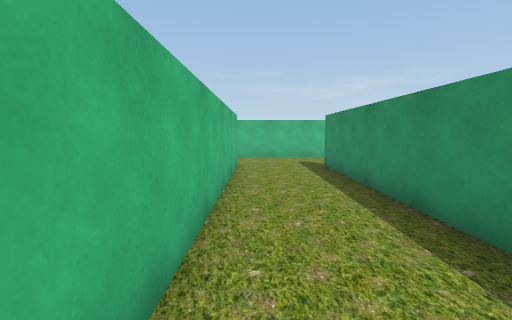
view 1 (above)

24 first-person views from a walk through a Unity game level. The camera is 1.3 m above the floor, tilts 6° down and sees 90° across. The floor is counted in squares, 1 m on a side. Each view is taken from the middle of a square. On the plan, view 1 faces up. The plan holds only what a view shows up to about 13 squares ahead; the rest is blank. The place goes on beyond the plan. Some trees and plants on the terrain are drawn as simple stand-ins. The player is left out.

view 2
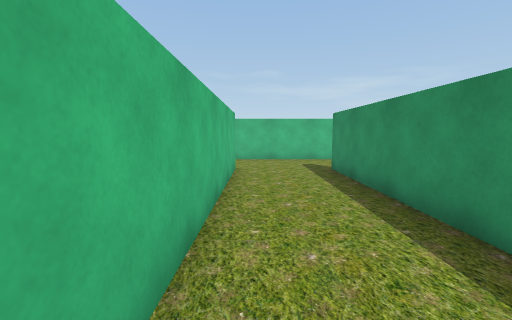

view 3
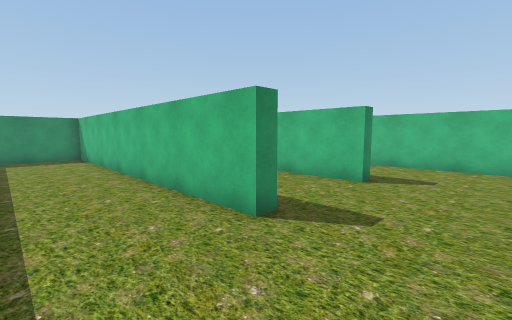

view 4
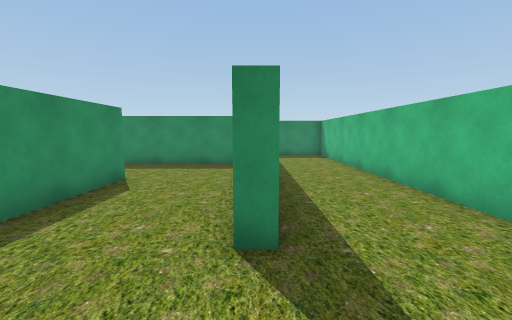

view 5
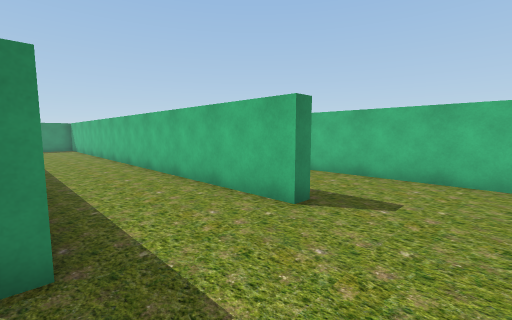

view 6
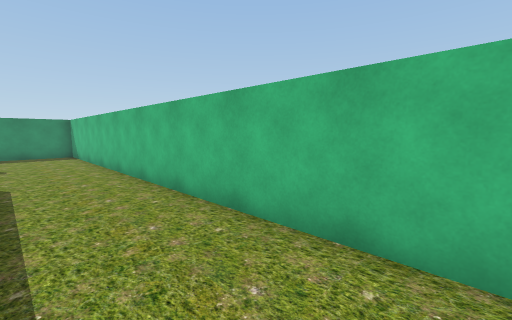

view 7
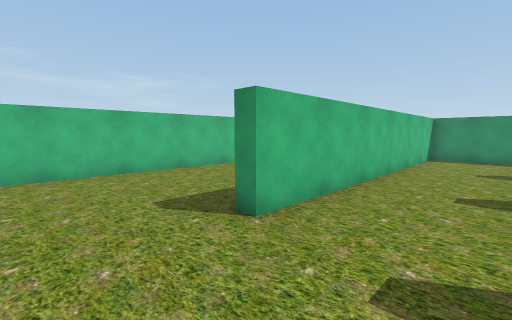

view 8
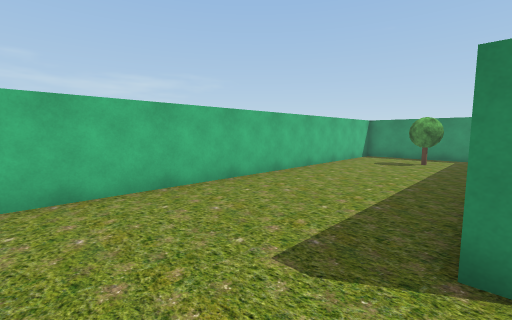

view 9
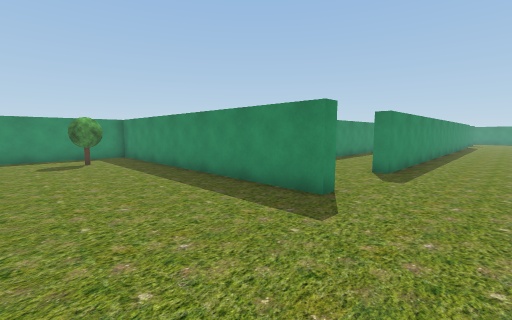

view 10
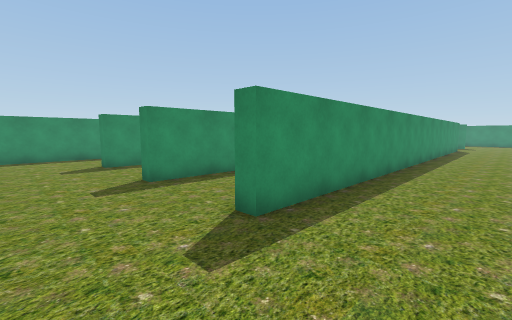

view 11
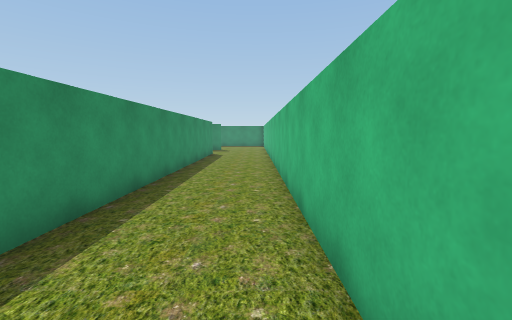

view 12
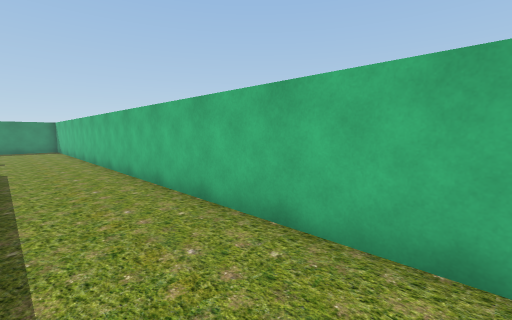

view 13
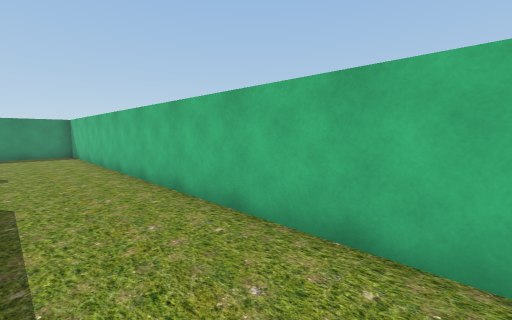

view 14
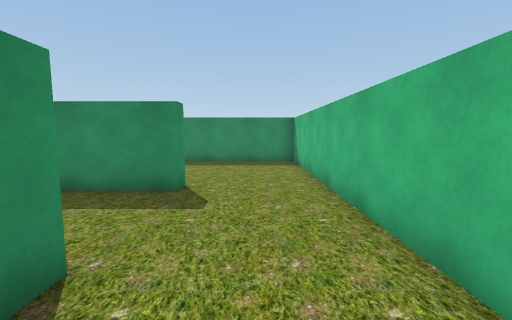

view 15
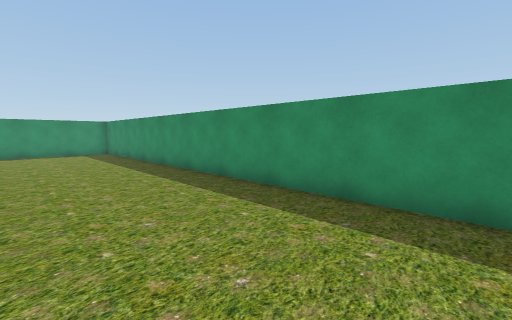

view 16
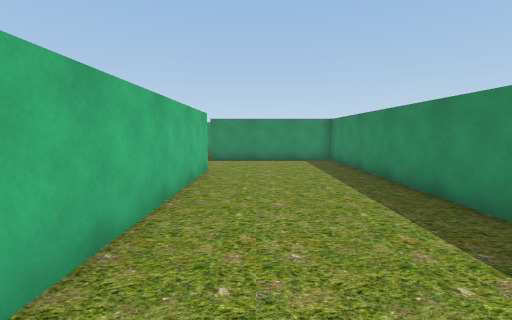

view 17
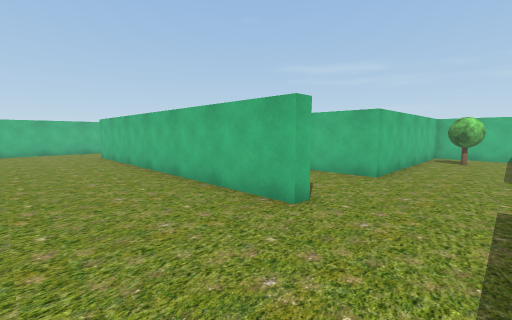

view 18
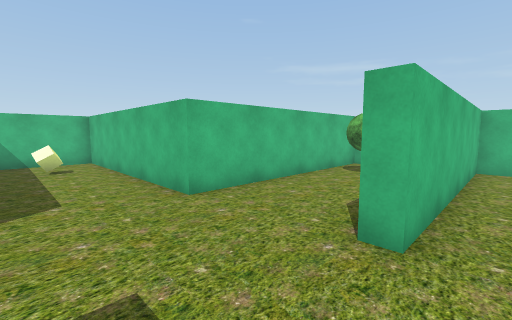

view 19
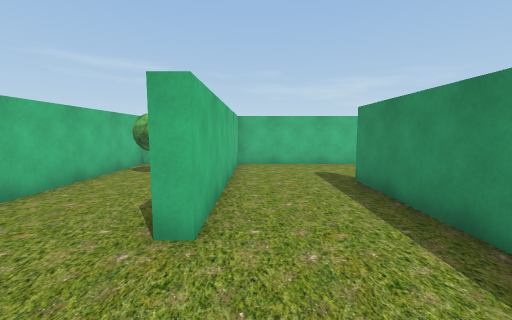

view 20
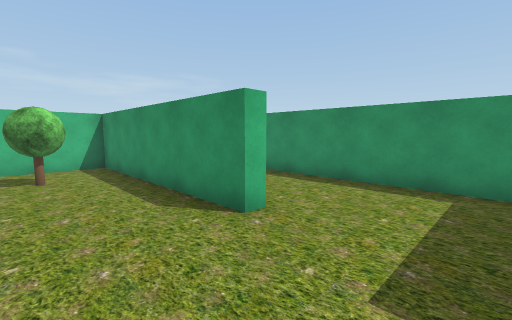

view 21
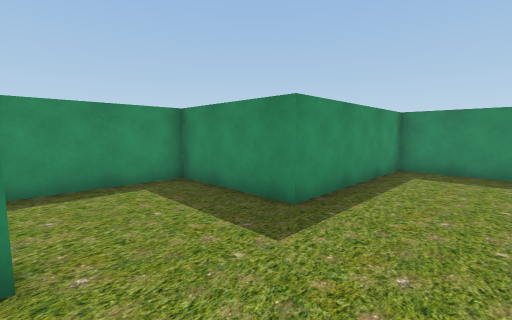

view 22
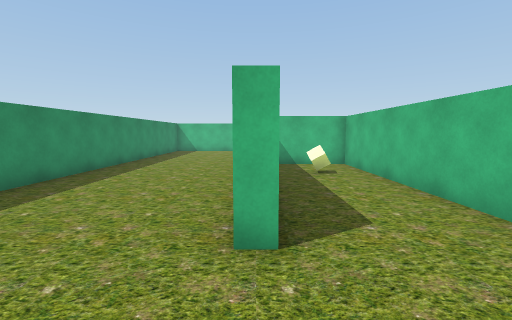

view 23
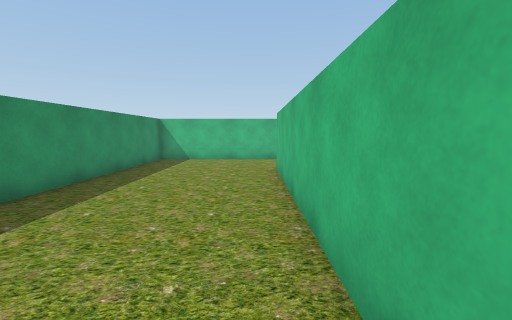

view 24
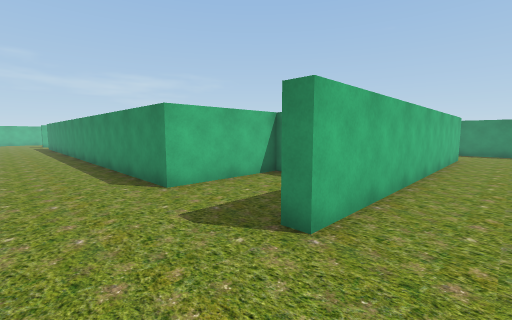

### Floor plan
Points are (right, up) in squares from view 1. A wall is a line through its corners. A room is listed if a view was taken in it or the views show most of it. See-through windows are left out.
Room 1 (views 1, 2, 3, 4, 5, 6, 7, 8, 9, 10, 11, 12, 13, 14, 15, 16, 17, 18, 19, 20, 21, 22, 23, 24)
walls: (2.8, 2.6) (2.8, 10.3) (3.2, 10.3); (3.9, 2.3) (8.6, 2.3); (6.7, 5.8) (6.7, 13.7) (-5.3, 13.7) (-5.3, 14.2) (5.9, 14.2); (-1.3, 7.2) (-1.3, 10.3) (-0.7, 10.3) (-0.7, -1.7) (2.1, -1.7); (-1.2, -10.2) (-5.3, -10.2) (-5.3, 10.3) (-4.8, 10.3) (-4.8, -8.8); (-8.8, 5.4) (-8.8, -19.8) (10.7, -19.8) (10.7, -13.8) (14.8, -13.8) (14.8, -6); (-3.9, -9.7) (-1.9, -9.7); (15.5, -2.2) (11.3, -2.2) (11.3, -10) (10.7, -10) (10.7, -2.2) (7.3, -2.2) (7.3, -10.2) (-0.7, -10.2) (-0.7, -13.1); (6.7, 15.1) (6.7, 19.1); (7.3, -13.6) (7.3, -14.2) (-5.3, -14.2) (-5.3, -13.8) (-2.5, -13.8); (-8.8, 13.1) (-8.8, 7.9); (4.8, 19.7) (-8.1, 19.7)
objects: cube (2, -12); tree (4, 16); tree (9, -5)

Positions as (right, up) in squares from view 1, and headings:
1: (0, 0), facing up
2: (0, 1), facing up
3: (2, 13), facing down-left
4: (3, 13), facing down
5: (-1, 13), facing down-left
6: (-2, 7), facing down-left
7: (-8, 11), facing up-right
8: (-8, 14), facing up-right
9: (-8, 19), facing down-right
10: (-8, 13), facing down-right
11: (-8, 6), facing down
12: (-6, 2), facing down-left
13: (-6, -3), facing down-left
14: (-7, -8), facing down
15: (-7, -15), facing down-right
16: (-2, -16), facing right
17: (10, -18), facing up-left
18: (12, -13), facing up-left
19: (12, -13), facing up
20: (8, -13), facing up-right
21: (8, -10), facing down-right
22: (10, -14), facing left
23: (4, -15), facing left
24: (-8, -16), facing up-right
